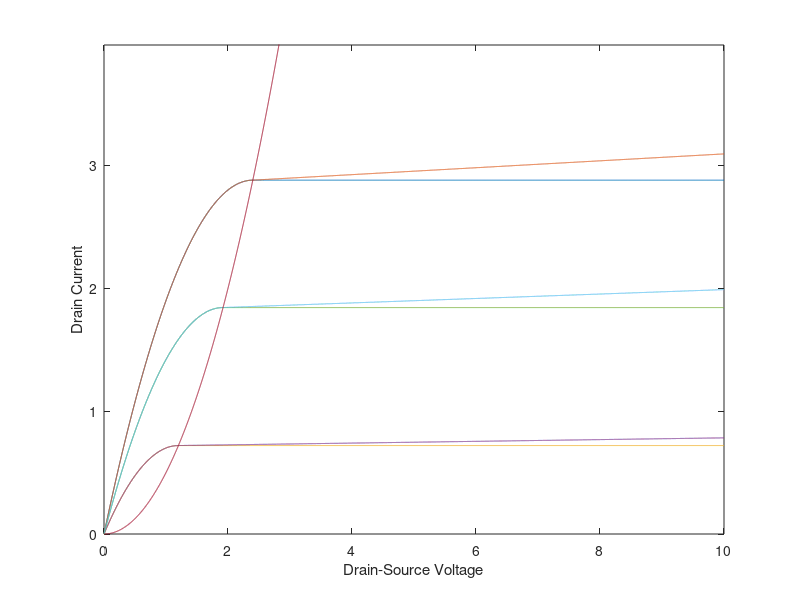

Reproduce this figure in MATLAB.
clear all;
clc;


% transistor constant
K = 1;

% Threshold voltage
Vth = 0.6;

% Gate-Source Voltage (Input)
Vgs = 3;

% Overload voltage
Vov = Vgs - Vth;

% Saturation current
Idsat = 0.5 .* K .* Vov.^2;

% channel length modulation parameter
% unit: 1/V, intersection with Vds-axis is at -1/lambda
lambda = 0.01; 

% Drain-Source Voltages
Vds = 0:0.001:10;

% Drain current as a function of Drain-Source Voltage
id = @(vds, vov) K .*(vov - 0.5 .* vds) .* vds .* (vds<vov) + (0.5 .* K .* vov.^2) .* (vds>=vov);

% Drain current with channel length modulation
id_clm = @(vds, vov) K .*(vov - 0.5 .* vds) .* vds .* (vds<vov) + (0.5.*K.*vov.^2/(vov + 1/lambda) .* (vds + 1/lambda)) .* (vds >= vov);

%id_test = @(vds, vov) (0.5.*K.*vov.^2/(vov + 1/lambda) .* (vds + 1/lambda)) .* (vds >= vov);

% all points on the id spectrum where Vds = Vov = Vgs-Vth (pinch off points)
idpinch = @(vds) 0.5 .* K .* vds.^2;

plot(Vds, id(Vds, Vov), 
      Vds, id_clm(Vds, Vov),
      Vds, id(Vds, Vov./2), 
      Vds, id_clm(Vds, Vov./2),
      Vds, id(Vds, Vov./1.25),
      Vds, id_clm(Vds, Vov./1.25),
      %Vds, id_test(Vds, Vov),
      Vds, idpinch(Vds))
ylim([0,Idsat.*1.382])
xlabel("Drain-Source Voltage")
ylabel("Drain Current")
